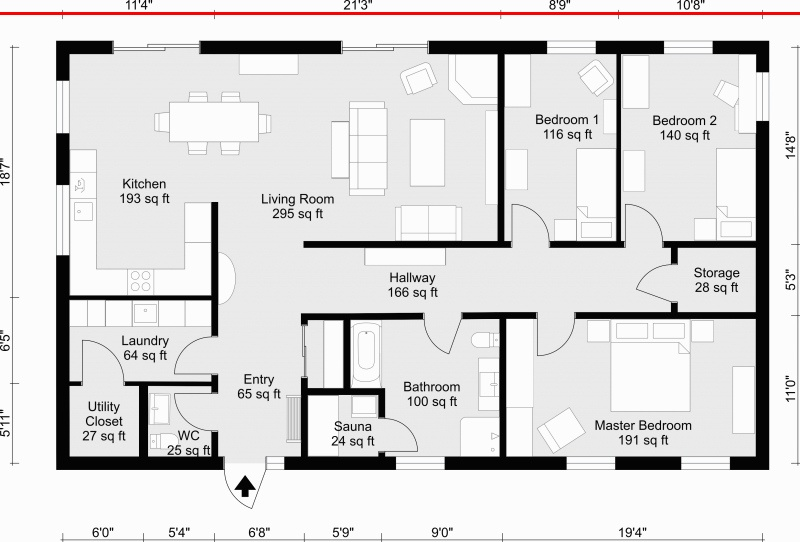
#> input picture original/dymmy.jpg, 800 x 542 px
$ python dloor-plan-walls02.py
#> lines starting #> are read from the running program, lines starting #| are printed output that depends on the picture; after the words box and inside, x2 and y2 are one past the last pixel; in counts of white or black regions, pixels touching at a corner belong together
import cv2
import numpy as np

def find_rooms(img, noise_removal_threshold=25, corners_threshold=0.1,room_closing_max_length=100, gap_in_wall_threshold=500):
    """

    :param img: grey scale image of rooms, already eroded and doors removed etc.
    :param noise_removal_threshold: Minimal area of blobs to be kept.
    :param corners_threshold: Threshold to allow corners. Higher removes more of the house.
    :param room_closing_max_length: Maximum line length to add to close off open doors.
    :param gap_in_wall_threshold: Minimum number of pixels to identify component as room instead of hole in the wall.
    :return: rooms: list of numpy arrays containing boolean masks for each detected room
    colored_house: A colored version of the input image, where each room has a random color.
    """
#> called with noise_removal_threshold = 25, corners_threshold = 0.1, room_closing_max_length = 100, gap_in_wall_threshold = 500
    assert 0 <= corners_threshold <= 1
    # Remove noise left from door removal

    threshold = 10
    img[img < threshold] = 0
    img[img > threshold] = 255
    cv2.imwrite('./_.jpg', img)
    contours, _ = cv2.findContours(~img, cv2.RETR_EXTERNAL, cv2.CHAIN_APPROX_SIMPLE)
#> contours = 191 contours, 179 with area under 20; largest, box (x1, y1, x2, y2) and area: (57, 202, 223, 469) 6108, (576, 121, 769, 469) 5650, (304, 41, 547, 247) 3164, (285, 313, 423, 469) 3002, (445, 313, 566, 469) 2347

    mask = np.zeros_like(img)
    for contour in contours:
        area = cv2.contourArea(contour)
        print(area)
        if area > noise_removal_threshold:
            cv2.fillPoly(mask, [contour], 255)
#> this loop made 191 passes
#> area on passes 13, 93, 94: 139, 2347, 3001.5
#| 0.0
#| 0.0
#| 0.0
#| 0.0
#| 0.0
#| 0.0
#| 0.0
#| 0.0
#> (further printed lines are left out)
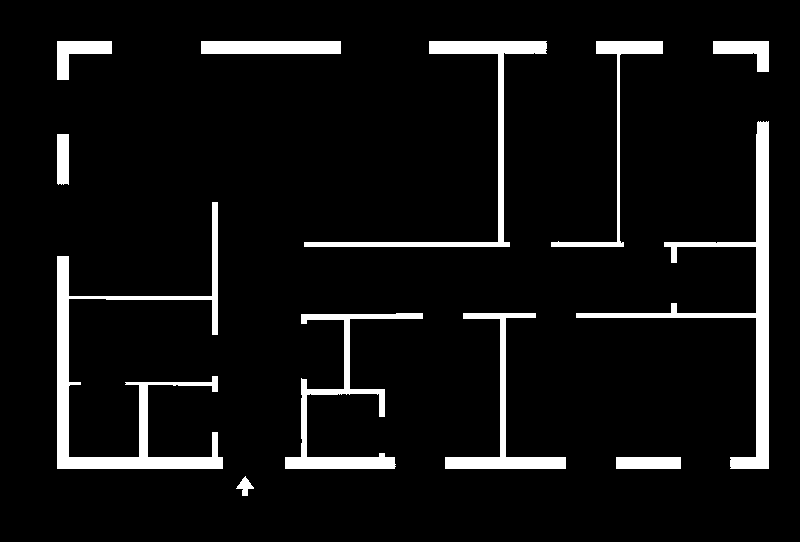
#> mask: shape (542, 800); 7% white; 12 white regions, largest, box (x1, y1, x2, y2) and area: (57, 202, 223, 469) 6965, (576, 121, 769, 469) 6329, (304, 41, 547, 247) 3686
    cv2.imwrite('./_3.jpg', mask)

    img = ~mask

    # Detect corners (you can play with the parameters here)
    dst = cv2.cornerHarris(img ,2,3,0.04)
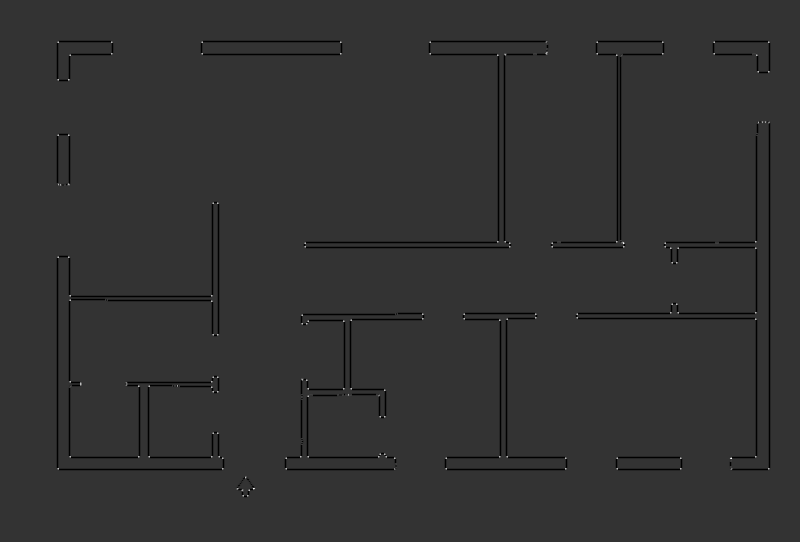
#> dst: shape (542, 800) float32; min -0.04, max 0.16, mean -0.000884; drawn with min black and max white
    cv2.imwrite('./_4.jpg', dst)
    dst = cv2.dilate(dst,None)
    cv2.imwrite('./_5.jpg', dst)
    corners = dst > corners_threshold * dst.max()
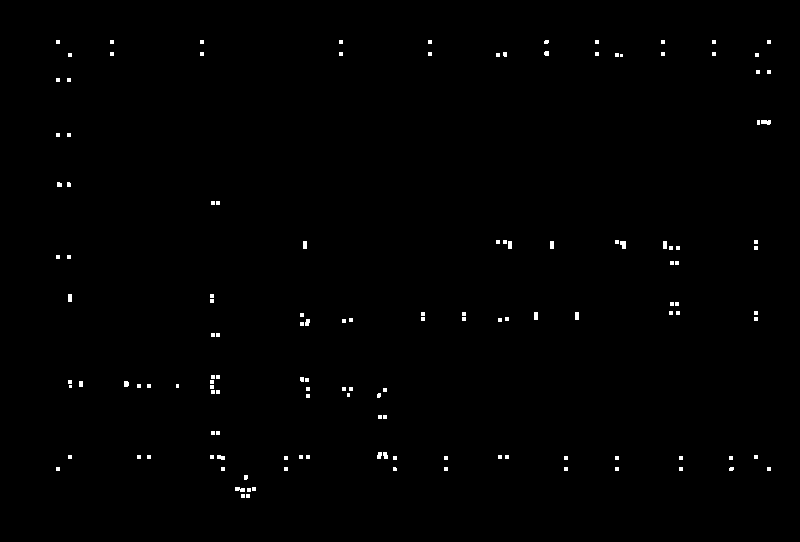
#> corners: shape (542, 800) bool; 0.57% white; 137 white regions (119 under 20 px), largest, box (x1, y1, x2, y2) and area: (761, 120, 771, 125) 42, (620, 241, 626, 249) 40, (235, 487, 245, 492) 38

    # Draw lines to close the rooms off by adding a line between corners on the same x or y coordinate
    # This gets some false positives.
    # You could try to disallow drawing through other existing lines for example.
    for y,row in enumerate(corners):
        x_same_y = np.argwhere(row)
        for x1, x2 in zip(x_same_y[:-1], x_same_y[1:]):
            if x2[0] - x1[0] < room_closing_max_length:
                color = 0
                cv2.line(img, (x1[0], y), (x2[0], y), color, 1)
#> this loop made 542 passes
#> x_same_y on pass 52: [545, 546, 547, 548]
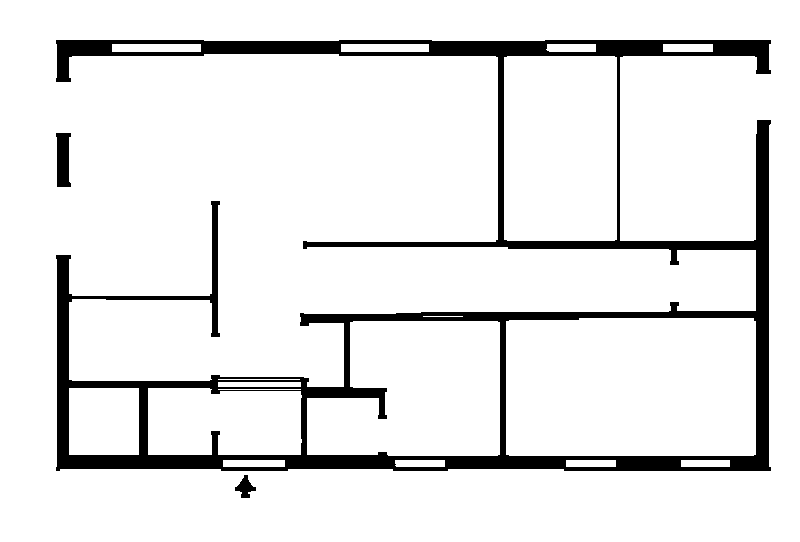
#> img: shape (542, 800); 90.6% white; 3 black regions, box (x1, y1, x2, y2) and area: (56, 40, 771, 471) 39784, (56, 133, 71, 187) 669, (235, 475, 256, 498) 244

    for x,col in enumerate(corners.T):
        y_same_x = np.argwhere(col)
        for y1, y2 in zip(y_same_x[:-1], y_same_x[1:]):
            if y2[0] - y1[0] < room_closing_max_length:
                color = 0
                cv2.line(img, (x, y1[0]), (x, y2[0]), color, 1)
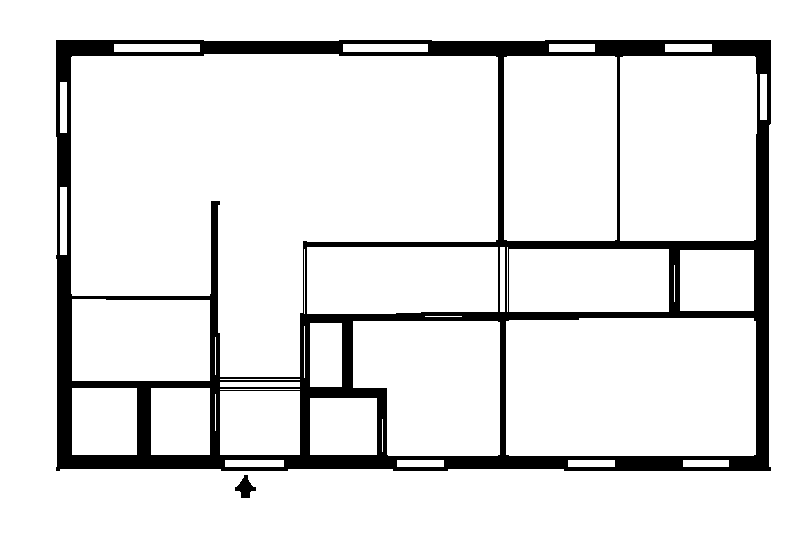
#> img: shape (542, 800); 89.2% white; 2 black regions


    # Mark the outside of the house as black
    contours, _ = cv2.findContours(~img, cv2.RETR_EXTERNAL, cv2.CHAIN_APPROX_SIMPLE)
#> contours = 2 contours; box (x1, y1, x2, y2) and area: (56, 40, 771, 471) 304994, (235, 475, 256, 498) 216
    contour_sizes = [(cv2.contourArea(contour), contour) for contour in contours]
#> contour_sizes = 2 items
    biggest_contour = max(contour_sizes, key=lambda x: x[0])[1]
#> biggest_contour = contour of 43 points, box (x1, y1, x2, y2) (56, 40, 771, 471), area 304994
    mask = np.zeros_like(mask)
    cv2.fillPoly(mask, [biggest_contour], 255)
#> mask: shape (542, 800); 70.6% white; 1 black region, box (x1, y1, x2, y2) and area: (0, 0, 800, 542) 127458
    img[mask == 0] = 0
#> img: shape (542, 800); 59.9% white; 1 black region, box (x1, y1, x2, y2) and area: (0, 0, 800, 542) 173858

    # Find the connected components in the house
    ret, labels = cv2.connectedComponents(img)
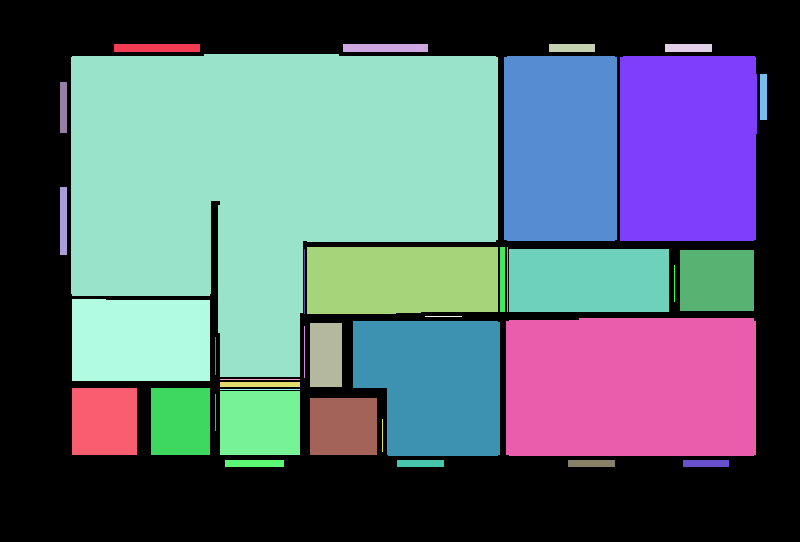
#> labels: shape (542, 800) int32; 38 distinct labels, from 0 to 37; one colour per label, 0 black
#> ret = 38
    img = cv2.cvtColor(img,cv2.COLOR_GRAY2RGB)
    unique = np.unique(labels)
#> unique = 38 values from 0 to 37
    rooms = []
    for label in unique:
        component = labels == label
        if img[component].sum() == 0 or np.count_nonzero(component) < gap_in_wall_threshold:
            color = 0
        else:
            rooms.append(component)
            color = np.random.randint(0, 255, size=3)
        img[component] = color
#> this loop made 38 passes
#> color on passes 1 to 12: 0, [172, 47, 117], [192, 67, 251], 0, 0, [195, 103, 9], [211, 21, 242], [36, 87, 70], 0, 0, 0, [216, 88, 140]
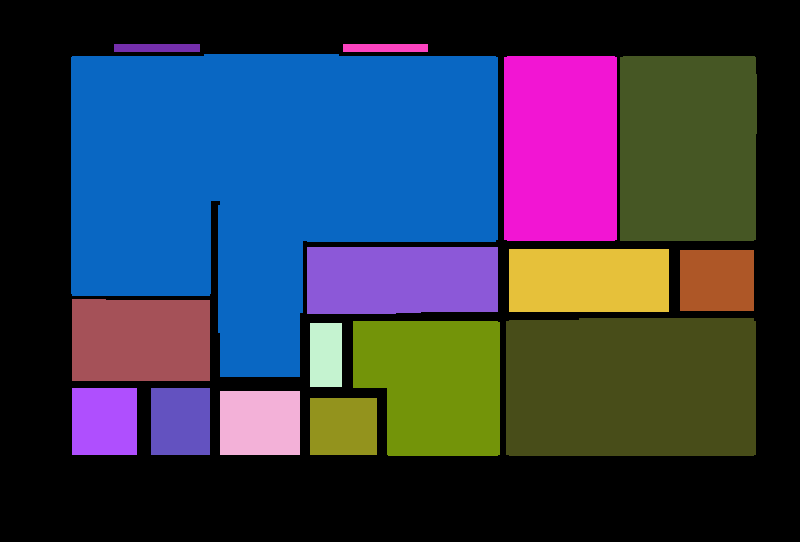
#> img: shape (542, 800, 3); mean B, G, R 77.7, 57.8, 52
#> after the loop, rooms = 16 items

    return rooms, img


#Read gray image
img = cv2.imread("./original/dymmy.jpg", cv2.IMREAD_GRAYSCALE )
rooms, colored_house = find_rooms(img.copy())
#> rooms = 16 items
#print(rooms)
cv2.imwrite('./_res.jpg', colored_house)
cv2.waitKey()

cv2.destroyAllWindows()

$ run again, with original/madori01.jpg copied over original/dymmy.jpg
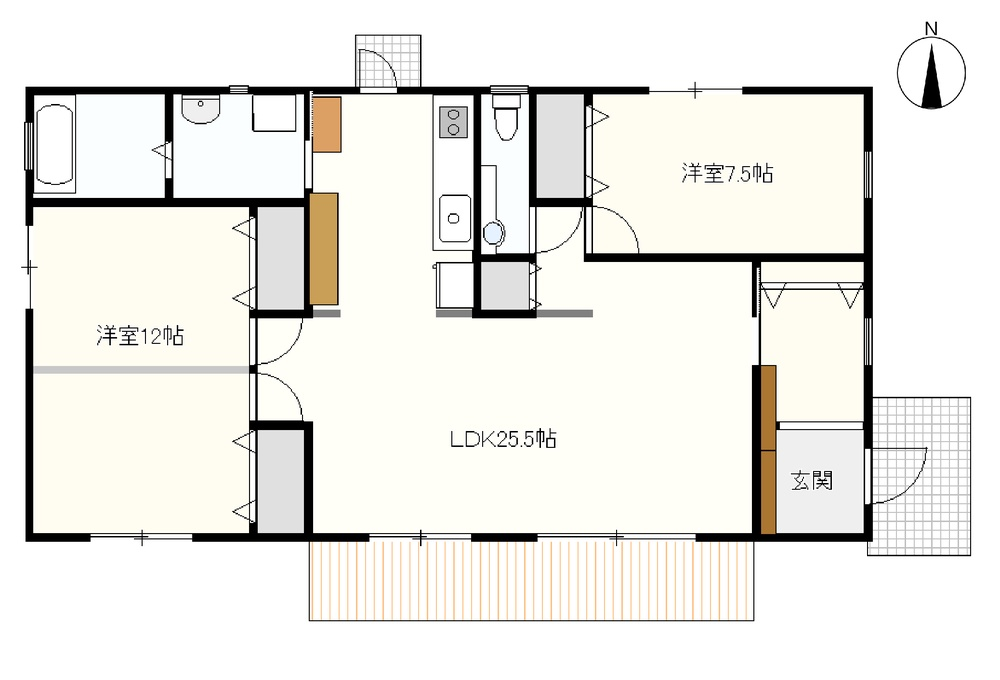
#> input picture original/madori01.jpg, 1000 x 680 px, shrunk from 2076 x 1412 before the run
#> in find_rooms, `contours, _ = cv2.findContours(~img, cv2.RETR_EXTERNAL, cv2.CHAIN_APPR..`: contours = 189 contours, 185 with area under 20; largest, box (x1, y1, x2, y2) and area: (26, 35, 971, 546) 93416, (26, 309, 148, 541) 1730, (922, 48, 941, 108) 536, (471, 534, 623, 541) 386
#> the loop in find_rooms, `for contour in contours:` made 189 passes
#> area on passes 4, 68, 177: 386, 1729.5, 535.5
#> (printed output is left out)
#> after the loop in find_rooms, `for contour in contours:`:
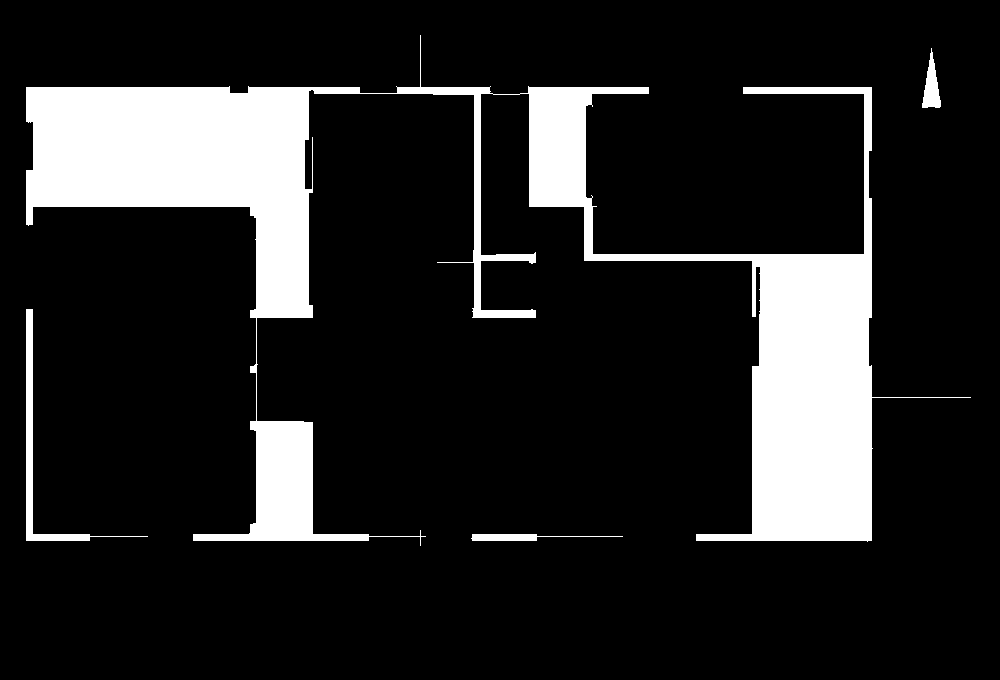
#> mask: shape (680, 1000); 14.7% white; 4 white regions, box (x1, y1, x2, y2) and area: (26, 35, 971, 546) 96508, (26, 309, 148, 541) 2081, (922, 48, 941, 108) 604, (471, 534, 623, 541) 542
#> corners: shape (680, 1000) bool; 0.33% white; 111 white regions (83 under 20 px), largest, box (x1, y1, x2, y2) and area: (418, 534, 428, 540) 52, (527, 260, 538, 266) 48, (304, 136, 315, 143) 45
#> the loop in find_rooms, `for y,row in enumerate(corners):` made 680 passes
#> x_same_y on passes 35 to 37: [419, 420, 421, 422], [419, 420, 421, 422], [419, 420, 421, 422]
#> the loop in find_rooms, `for x,col in enumerate(corners.T):` made 1000 passes
#> y_same_x on pass 36: [206, 207, 208, 209, 532, 533, 534, 535]
#> in find_rooms, `contours, _ = cv2.findContours(~img, cv2.RETR_EXTERNAL, cv2.CHAIN_APPR..`: contours = 2 contours; box (x1, y1, x2, y2) and area: (25, 34, 973, 548) 383678, (921, 47, 942, 110) 587
#> contour_sizes = 2 items
#> biggest_contour = contour of 100 points, box (x1, y1, x2, y2) (25, 34, 973, 548), area 383678
#> labels: shape (680, 1000) int32; 21 distinct labels, from 0 to 20
#> ret = 21
#> unique = 21 values from 0 to 20
#> the loop in find_rooms, `for label in unique:` made 21 passes
#> color on passes 1 to 8: 0, 0, 0, 0, 0, [172, 47, 117], [192, 67, 251], [195, 103, 9]
#> after the loop in find_rooms, `for label in unique:`:
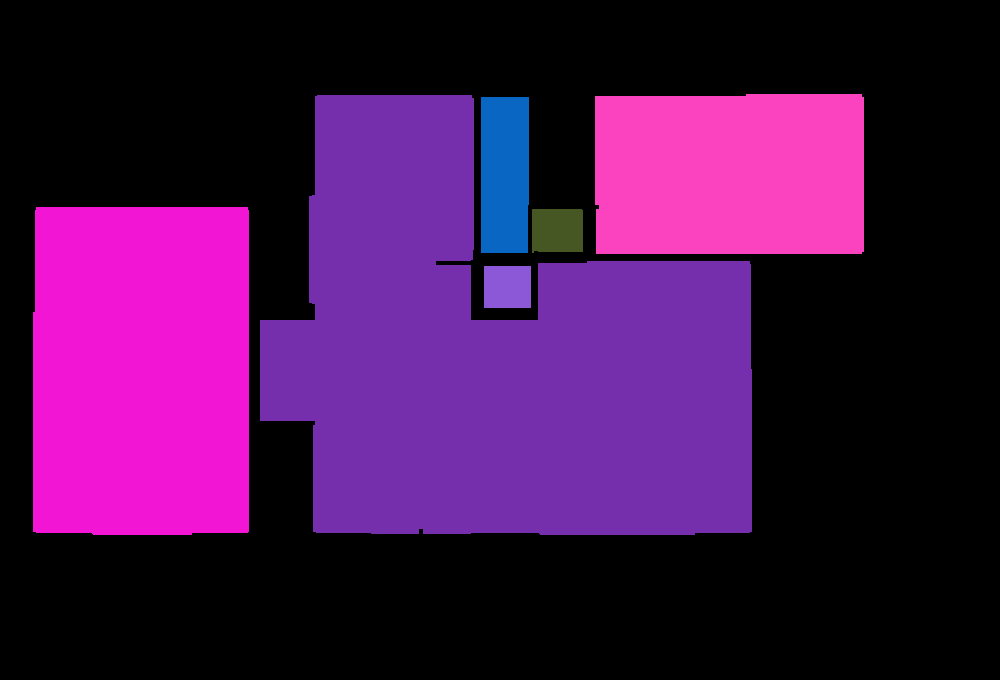
#> img: shape (680, 1000, 3); mean B, G, R 74.1, 18.3, 67
#> after the loop in find_rooms, `for label in unique:`: rooms = 6 items
